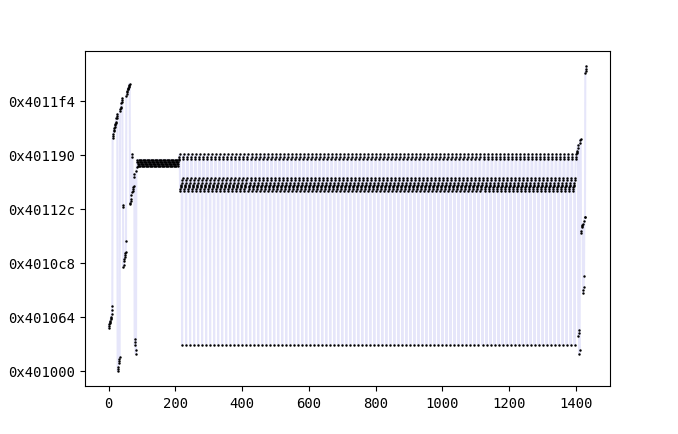

Write Python code to recreate this figure.
#!/usr/bin/env python3

import argparse
import matplotlib.pyplot as plt
import matplotlib.ticker as ticker
import numpy as np
import io
import re
import sys


@ticker.FuncFormatter
def hex_major_formatter(x, pos):
    return hex(int(x))


if __name__ == "__main__":
    parser = argparse.ArgumentParser()
    parser.add_argument(
        "--hex", action="store_true", help="Use hexadecimal format in labels"
    )
    parser.add_argument("file", nargs="*", help="CSV file")
    parsed_args = parser.parse_args()

    has_names = True
    contents = None
    if not sys.stdin.isatty():
        raw_contents = sys.stdin.read()
        first_line = raw_contents.split("\n")[0]
        contents = io.StringIO(raw_contents)
    else:
        filename = parsed_args.files[0]
        with open(filename, "rb") as f:
            first_line = f.readline()
        contents = filename
    if re.match(r'"\?^[0-9]', first_line):
        has_names = False
    data = np.genfromtxt(contents, missing_values=0.0, delimiter=",", names=has_names)

    fig, ax = plt.subplots()
    ax.ticklabel_format(useOffset=False, style="plain")
    for tick in ax.get_xticklabels():
        tick.set_fontname("monospace")
    for tick in ax.get_yticklabels():
        tick.set_fontname("monospace")
    if parsed_args.hex:
        ax.yaxis.set_major_formatter(hex_major_formatter)
    if len(data.dtype.names) == 2:
        ax.plot(
            data[data.dtype.names[0]],
            data[data.dtype.names[1]],
            color="lavender",
            marker=".",
            markerfacecolor="black",
            markeredgecolor="black",
            markersize=1.5,
        )
    else:
        ax.plot(
            data[data.dtype.names[0]],
            color="lavender",
            marker=".",
            markerfacecolor="black",
            markeredgecolor="black",
            markersize=1.5,
        )
    plt.show()
